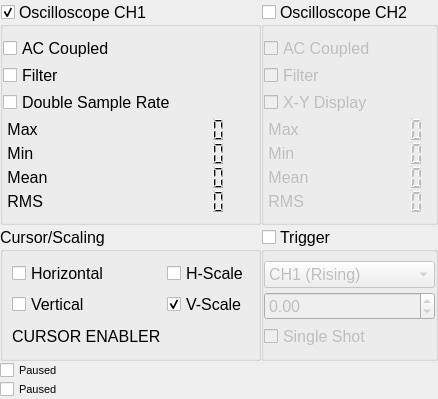
      <widget class="QWidget" name="page">
       <property name="font">
        <font>
         <pointsize>8</pointsize>
        </font>
       </property>
       <layout class="QHBoxLayout" name="horizontalLayout">
        <property name="spacing">
         <number>0</number>
        </property>
        <property name="leftMargin">
         <number>0</number>
        </property>
        <property name="topMargin">
         <number>2</number>
        </property>
        <property name="rightMargin">
         <number>0</number>
        </property>
        <property name="bottomMargin">
         <number>0</number>
        </property>
        <item>
         <layout class="QVBoxLayout" name="verticalLayout">
          <item>
           <layout class="QHBoxLayout" name="horizontalLayout_5">
            <item>
             <layout class="QVBoxLayout" name="verticalLayout_9">
              <property name="spacing">
               <number>2</number>
              </property>
              <item>
               <widget class="QGroupBox" name="scopeGroup_CH1">
                <property name="font">
                 <font>
                  <pointsize>12</pointsize>
                 </font>
                </property>
                <property name="title">
                 <string>Oscilloscope CH1</string>
                </property>
                <property name="flat">
                 <bool>false</bool>
                </property>
                <property name="checkable">
                 <bool>true</bool>
                </property>
                <property name="checked">
                 <bool>true</bool>
                </property>
                <layout class="QVBoxLayout" name="verticalLayout_2">
                 <property name="spacing">
                  <number>2</number>
                 </property>
                 <property name="leftMargin">
                  <number>0</number>
                 </property>
                 <property name="topMargin">
                  <number>9</number>
                 </property>
                 <property name="rightMargin">
                  <number>0</number>
                 </property>
                 <property name="bottomMargin">
                  <number>9</number>
                 </property>
                 <item>
                  <widget class="QCheckBox" name="acCoupledLabel_CH1">
                   <property name="text">
                    <string>AC Coupled</string>
                   </property>
                  </widget>
                 </item>
                 <item>
                  <widget class="QCheckBox" name="filterLabel_CH1">
                   <property name="text">
                    <string>Filter</string>
                   </property>
                  </widget>
                 </item>
                 <item>
                  <widget class="QCheckBox" name="doubleSampleLabel">
                   <property name="text">
                    <string>Double Sample Rate</string>
                   </property>
                  </widget>
                 </item>
                 <item>
                  <layout class="QGridLayout" name="gridLayout_2">
                   <property name="spacing">
                    <number>0</number>
                   </property>
                   <item row="0" column="0">
                    <widget class="QLabel" name="voltageInfoMaxLabel_CH1">
                     <property name="text">
                      <string> Max</string>
                     </property>
                    </widget>
                   </item>
                   <item row="0" column="1">
                    <widget class="QLCDNumber" name="voltageInfoMaxDisplay_CH1">
                     <property name="minimumSize">
                      <size>
                       <width>0</width>
                       <height>24</height>
                      </size>
                     </property>
                     <property name="frameShape">
                      <enum>QFrame::NoFrame</enum>
                     </property>
                    </widget>
                   </item>
                   <item row="1" column="0">
                    <widget class="QLabel" name="voltageInfoMinLabel_CH1">
                     <property name="text">
                      <string> Min</string>
                     </property>
                    </widget>
                   </item>
                   <item row="1" column="1">
                    <widget class="QLCDNumber" name="voltageInfoMinDisplay_CH1">
                     <property name="minimumSize">
                      <size>
                       <width>0</width>
                       <height>24</height>
                      </size>
                     </property>
                     <property name="frameShape">
                      <enum>QFrame::NoFrame</enum>
                     </property>
                    </widget>
                   </item>
                   <item row="2" column="0">
                    <widget class="QLabel" name="voltageInfoMeanLabel_CH1">
                     <property name="text">
                      <string> Mean</string>
                     </property>
                    </widget>
                   </item>
                   <item row="2" column="1">
                    <widget class="QLCDNumber" name="voltageInfoMeanDisplay_CH1">
                     <property name="minimumSize">
                      <size>
                       <width>0</width>
                       <height>24</height>
                      </size>
                     </property>
                     <property name="frameShape">
                      <enum>QFrame::NoFrame</enum>
                     </property>
                    </widget>
                   </item>
                   <item row="3" column="0">
                    <widget class="QLabel" name="voltageInfoRmsLabel_CH1">
                     <property name="text">
                      <string> RMS</string>
                     </property>
                    </widget>
                   </item>
                   <item row="3" column="1">
                    <widget class="QLCDNumber" name="voltageInfoRmsDisplay_CH1">
                     <property name="minimumSize">
                      <size>
                       <width>0</width>
                       <height>24</height>
                      </size>
                     </property>
                     <property name="frameShape">
                      <enum>QFrame::NoFrame</enum>
                     </property>
                    </widget>
                   </item>
                  </layout>
                 </item>
                </layout>
               </widget>
              </item>
              <item>
               <widget class="QGroupBox" name="cursorGroup">
                <property name="enabled">
                 <bool>true</bool>
                </property>
                <property name="font">
                 <font>
                  <pointsize>12</pointsize>
                 </font>
                </property>
                <property name="title">
                 <string>Cursor/Scaling</string>
                </property>
                <property name="checkable">
                 <bool>false</bool>
                </property>
                <property name="checked">
                 <bool>false</bool>
                </property>
                <layout class="QGridLayout" name="gridLayout_5">
                 <item row="0" column="0">
                  <widget class="QCheckBox" name="cursorHoriCheck">
                   <property name="text">
                    <string>Horizontal</string>
                   </property>
                  </widget>
                 </item>
                 <item row="2" column="0">
                  <widget class="cursorEnabler" name="makeCursorsNicer">
                   <property name="text">
                    <string>CURSOR ENABLER</string>
                   </property>
                  </widget>
                 </item>
                 <item row="1" column="0">
                  <widget class="QCheckBox" name="cursorVertCheck">
                   <property name="text">
                    <string>Vertical</string>
                   </property>
                  </widget>
                 </item>
                 <item row="0" column="1">
                  <widget class="QCheckBox" name="scaleHoriCheck">
                   <property name="text">
                    <string>H-Scale</string>
                   </property>
                  </widget>
                 </item>
                 <item row="1" column="1">
                  <widget class="QCheckBox" name="scaleVertCheck">
                   <property name="text">
                    <string>V-Scale</string>
                   </property>
                   <property name="checked">
                    <bool>true</bool>
                   </property>
                  </widget>
                 </item>
                </layout>
               </widget>
              </item>
             </layout>
            </item>
            <item>
             <layout class="QVBoxLayout" name="verticalLayout_10">
              <property name="spacing">
               <number>2</number>
              </property>
              <item>
               <widget class="QGroupBox" name="scopeGroup_CH2">
                <property name="enabled">
                 <bool>true</bool>
                </property>
                <property name="font">
                 <font>
                  <pointsize>12</pointsize>
                 </font>
                </property>
                <property name="title">
                 <string>Oscilloscope CH2</string>
                </property>
                <property name="flat">
                 <bool>false</bool>
                </property>
                <property name="checkable">
                 <bool>true</bool>
                </property>
                <property name="checked">
                 <bool>false</bool>
                </property>
                <layout class="QVBoxLayout" name="verticalLayout_11">
                 <property name="spacing">
                  <number>2</number>
                 </property>
                 <property name="leftMargin">
                  <number>0</number>
                 </property>
                 <property name="topMargin">
                  <number>9</number>
                 </property>
                 <property name="rightMargin">
                  <number>0</number>
                 </property>
                 <property name="bottomMargin">
                  <number>9</number>
                 </property>
                 <item>
                  <widget class="QCheckBox" name="acCoupledLabel_CH2">
                   <property name="text">
                    <string>AC Coupled</string>
                   </property>
                  </widget>
                 </item>
                 <item>
                  <widget class="QCheckBox" name="filterLabel_CH2">
                   <property name="text">
                    <string>Filter</string>
                   </property>
                  </widget>
                 </item>
                 <item>
                  <widget class="QCheckBox" name="xyDisplayLabel">
                   <property name="text">
                    <string>X-Y Display</string>
                   </property>
                  </widget>
                 </item>
                 <item>
                  <layout class="QGridLayout" name="gridLayout_3">
                   <property name="spacing">
                    <number>0</number>
                   </property>
                   <item row="0" column="0">
                    <widget class="QLabel" name="voltageInfoMaxLabel_CH2">
                     <property name="text">
                      <string> Max</string>
                     </property>
                    </widget>
                   </item>
                   <item row="0" column="1">
                    <widget class="QLCDNumber" name="voltageInfoMaxDisplay_CH2">
                     <property name="minimumSize">
                      <size>
                       <width>0</width>
                       <height>24</height>
                      </size>
                     </property>
                     <property name="frameShape">
                      <enum>QFrame::NoFrame</enum>
                     </property>
                    </widget>
                   </item>
                   <item row="1" column="0">
                    <widget class="QLabel" name="voltageInfoMinLabel_CH2">
                     <property name="text">
                      <string> Min</string>
                     </property>
                    </widget>
                   </item>
                   <item row="1" column="1">
                    <widget class="QLCDNumber" name="voltageInfoMinDisplay_CH2">
                     <property name="minimumSize">
                      <size>
                       <width>0</width>
                       <height>24</height>
                      </size>
                     </property>
                     <property name="frameShape">
                      <enum>QFrame::NoFrame</enum>
                     </property>
                    </widget>
                   </item>
                   <item row="2" column="0">
                    <widget class="QLabel" name="voltageInfoMeanLabel_CH2">
                     <property name="text">
                      <string> Mean</string>
                     </property>
                    </widget>
                   </item>
                   <item row="2" column="1">
                    <widget class="QLCDNumber" name="voltageInfoMeanDisplay_CH2">
                     <property name="minimumSize">
                      <size>
                       <width>0</width>
                       <height>24</height>
                      </size>
                     </property>
                     <property name="frameShape">
                      <enum>QFrame::NoFrame</enum>
                     </property>
                    </widget>
                   </item>
                   <item row="3" column="0">
                    <widget class="QLabel" name="voltageInfoRmsLabel_CH2">
                     <property name="text">
                      <string> RMS</string>
                     </property>
                    </widget>
                   </item>
                   <item row="3" column="1">
                    <widget class="QLCDNumber" name="voltageInfoRmsDisplay_CH2">
                     <property name="minimumSize">
                      <size>
                       <width>0</width>
                       <height>24</height>
                      </size>
                     </property>
                     <property name="frameShape">
                      <enum>QFrame::NoFrame</enum>
                     </property>
                    </widget>
                   </item>
                  </layout>
                 </item>
                </layout>
               </widget>
              </item>
              <item>
               <widget class="QGroupBox" name="triggerGroup">
                <property name="enabled">
                 <bool>true</bool>
                </property>
                <property name="font">
                 <font>
                  <pointsize>12</pointsize>
                 </font>
                </property>
                <property name="title">
                 <string>Trigger</string>
                </property>
                <property name="checkable">
                 <bool>true</bool>
                </property>
                <property name="checked">
                 <bool>false</bool>
                </property>
                <layout class="QVBoxLayout" name="verticalLayout_14">
                 <property name="spacing">
                  <number>4</number>
                 </property>
                 <property name="leftMargin">
                  <number>0</number>
                 </property>
                 <property name="topMargin">
                  <number>9</number>
                 </property>
                 <property name="rightMargin">
                  <number>0</number>
                 </property>
                 <property name="bottomMargin">
                  <number>9</number>
                 </property>
                 <item>
                  <widget class="QComboBox" name="triggerChannelSelect">
                   <item>
                    <property name="text">
                     <string>CH1 (Rising)</string>
                    </property>
                   </item>
                   <item>
                    <property name="text">
                     <string>CH1 (Falling)</string>
                    </property>
                   </item>
                   <item>
                    <property name="text">
                     <string>CH2 (Rising)</string>
                    </property>
                   </item>
                   <item>
                    <property name="text">
                     <string>CH2 (Falling)</string>
                    </property>
                   </item>
                  </widget>
                 </item>
                 <item>
                  <widget class="QDoubleSpinBox" name="triggerLevelValue">
                   <property name="minimum">
                    <double>-20.000000000000000</double>
                   </property>
                   <property name="maximum">
                    <double>20.000000000000000</double>
                   </property>
                   <property name="singleStep">
                    <double>0.100000000000000</double>
                   </property>
                  </widget>
                 </item>
                 <item>
                  <widget class="QCheckBox" name="singleShotCheckBox">
                   <property name="text">
                    <string>Single Shot</string>
                   </property>
                  </widget>
                 </item>
                </layout>
               </widget>
              </item>
             </layout>
            </item>
           </layout>
          </item>
          <item>
           <widget class="QCheckBox" name="pausedLabel_CH2">
            <property name="text">
             <string>Paused</string>
            </property>
           </widget>
          </item>
          <item>
           <widget class="QCheckBox" name="pausedLabel_CH1">
            <property name="text">
             <string>Paused</string>
            </property>
           </widget>
          </item>
         </layout>
        </item>
       </layout>
      </widget>
